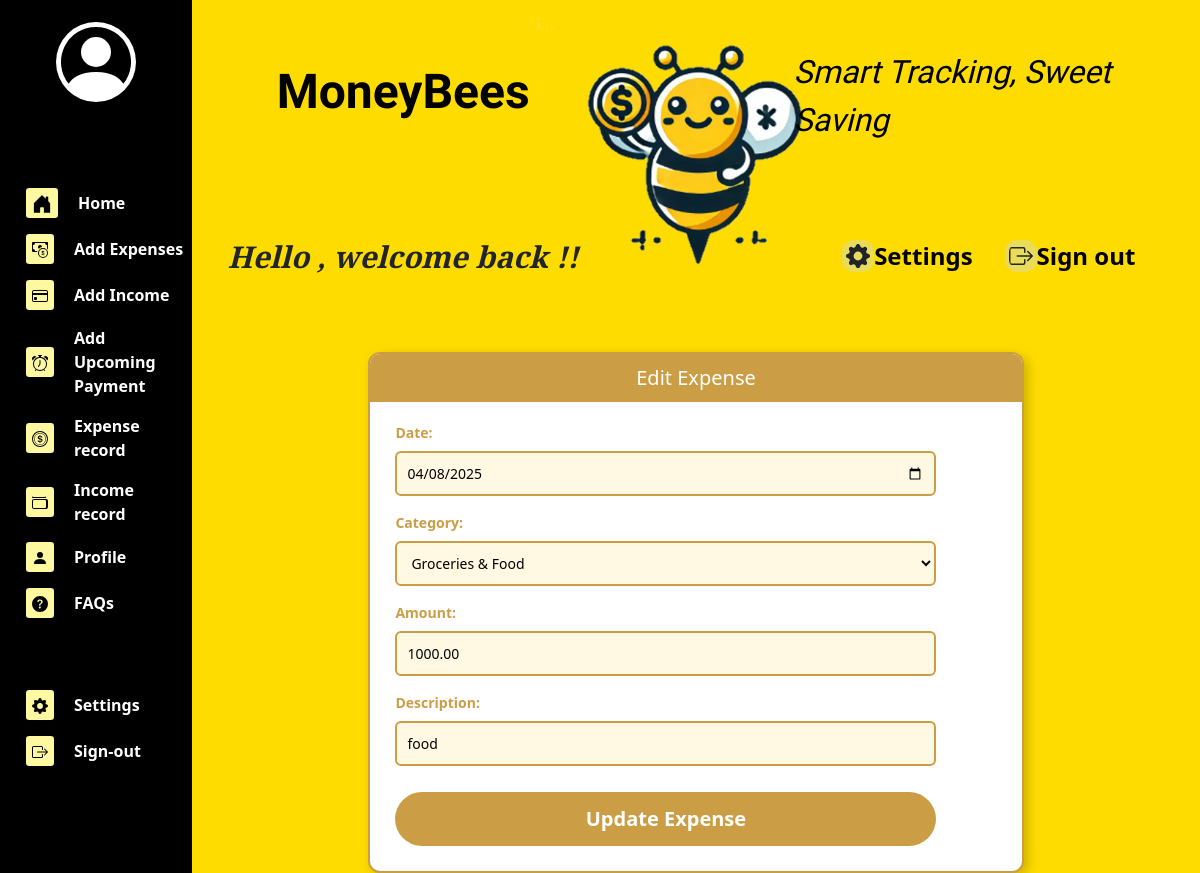
The page /finance/edit-expense/2/ on the database as committed earlier.
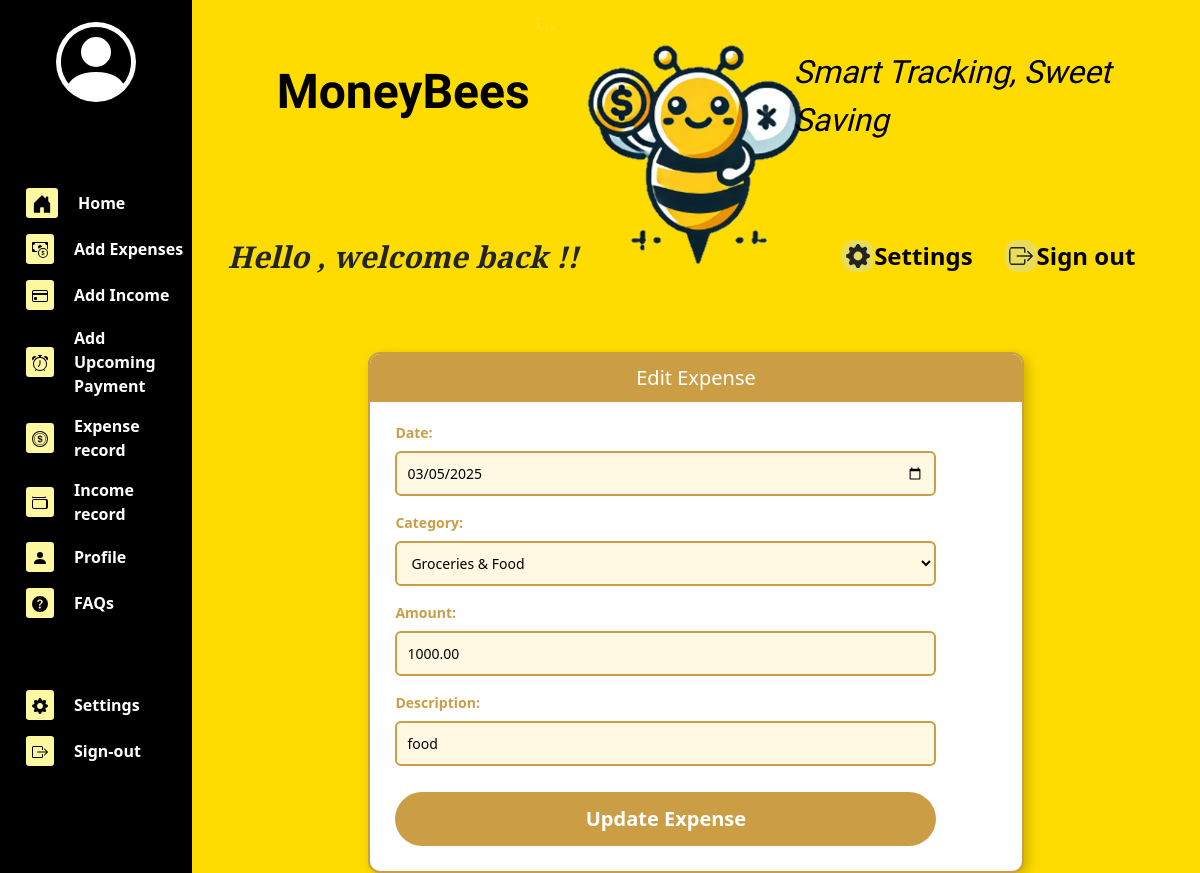
The same page on the database as committed later.
### finance/models.py (models this page shows, shortened)
class Expense(models.Model):
    id = models.AutoField(primary_key=True)
    user = models.ForeignKey(User, on_delete=models.CASCADE)
    category = models.ForeignKey(ExpenseCategory, on_delete=models.CASCADE)
    amount = models.DecimalField(max_digits=10, decimal_places=2, default=0.00)
    date = models.DateField()
    description = models.CharField(max_length=255, null=True, blank=True)
    currency = models.ForeignKey(
        Currency, to_field="currency", on_delete=models.SET_NULL, null=True)
    class Meta:
        verbose_name_plural = "expense"

### finance/views.py (the view)
# urls.py: path('edit-expense/<int:expense_id>/', edit_expense, name='edit_expense'),
def edit_expense(request, expense_id):
    exchange_rates = fetch_exchange_rates()
    expense = get_object_or_404(Expense, id=expense_id)
    if request.method == 'POST':
        expense_form = ExpenseForm(
            request.POST, instance=expense, exchange_rates=exchange_rates)
        if expense_form.is_valid():
            updated_expense = expense_form.save(commit=False)
            updated_expense.user = expense.user
            currency_code = request.POST.get('currency_display')
            if currency_code:
                currency, created = Currency.objects.get_or_create(
                    currency=currency_code)
                updated_expense.currency = currency
            updated_expense.save()
            return redirect('finance:expense_record')
    else:
        expense_form = ExpenseForm(
            instance=expense,
            initial={'user': expense.user},
            exchange_rates=exchange_rates
        )
    return render(request, 'finance/add_expense_income.html', {
        "show_topbar": True,
        "form": expense_form,
        "type": "expense",
        "is_edit": True,  # Flag to indicate we're editing, not adding
        "expense_id": expense_id  # Pass the expense ID to the template
    })

### finance/forms.py (shortened to what this page needs)
class ExpenseForm(forms.ModelForm):
    class Meta:
        model = Expense
        fields = ['date', 'category', 'amount', 'description',]
        widgets = {
            'date': forms.DateInput(attrs={'type': 'date', 'max': date.today().strftime('%Y-%m-%d')}),
            'amount': forms.NumberInput(attrs={'step': '0.01'}),
        }
    def __init__(self, *args, **kwargs):
        user = kwargs.pop('initial', {}).get('user', None)
        exchange_rates = kwargs.pop('exchange_rates', {})
        super().__init__(*args, **kwargs)
        self.fields['category'].queryset = ExpenseCategory.objects.all()
        if user and user.currency:
            self.fields['amount'].label = "Amount"

### finance/models.py (called while the page is built)
    def __str__(self):
        return self.name

### finance/services.py (called while the page is built)
def fetch_exchange_rates():
    api_key = settings.EXCHANGE_RATE_API_KEY
    url = f"http://api.exchangeratesapi.io/v1/latest?access_key={api_key}"
    try:
        response = requests.get(url)
        response.raise_for_status()  # Raise an exception for HTTP errors
        data = response.json()
        return {
            "success": data.get("success"),
            "timestamp": data.get("timestamp"),
            "base": data.get("base"),
            "date": data.get("date"),
            "rates": data.get("rates"),
        }
    except requests.exceptions.RequestException as e:
        logger.error(f"Failed to fetch exchange rates: {e}")
        return {}  # Return an empty dictionary in case of failure

### templates/finance/add_expense_income.html (shortened to what this page needs)
{% extends "finance/sidebar.html" %}
{% block style %}
{% load static %}
<link rel="stylesheet" href="{% static 'css/income_expense_input.css' %}">
{{ block.super }}
{% endblock %}
{% block main %}
<div class="form_container">
  <div class="add_income_expense">
    {% if type == "income" %}
      {% if is_edit %}
        <h2>Edit Income</h2>
        <form method="post" action="{% url 'finance:edit_income' income_id %}">
      {% else %}
        <h2>Add Income</h2>
        <form method="post" action="{% url 'finance:add_income' %}">
      {% endif %}
      {% csrf_token %}
      {{ form.as_p }}
      {% if is_edit %}
        <button type="submit" class="btn btn-primary">Update Income</button>
      {% else %}
        <button type="submit" class="btn btn-primary">Add Income</button>
      {% endif %}
      </form>
    {% else %}
      {% if is_edit %}
        <h2>Edit Expense</h2>
        <form method="post" action="{% url 'finance:edit_expense' expense_id %}">
      {% else %}
        <h2>Add Expense</h2>
        <form method="post" action="{% url 'finance:add_expense' %}">
      {% endif %}
      {{ form.as_p }}
      {% if is_edit %}
        <button type="submit" class="btn btn-primary">Update Expense</button>
      {% else %}
        <button type="submit" class="btn btn-primary">Add Expense</button>
      {% endif %}
      </form>
    {% endif %}
  </div>
</div>
{% endblock %}

### templates/finance/sidebar.html (shortened to what this page needs)
{% extends "base.html" %}
{% block style %}
  {% load static %}
  <link rel="stylesheet" href="{% static 'css/sidebar.css' %}">
{% endblock %}
{% block content %}
<div class="display" >
    <nav class="sidebar" >
        <div class="sidebar-profile">
            <svg  width="80" height="80" fill="currentColor" viewBox="0 0 16 16" style="margin:1rem">
                <path d="M11 6a3 3 0 1 1-6 0 3 3 0 0 1 6 0"/>
                <path fill-rule="evenodd" d="M0 8a8 8 0 1 1 16 0A8 8 0 0 1 0 8m8-7a7 7 0 0 0-5.468 11.37C3.242 11.226 4.805 10 8 10s4.757 1.225 5.468 2.37A7 7 0 0 0 8 1"/>
              </svg></br>
        </div>
        <ul >
            <li class="nav-item">
              <div class="icon-container">
              </div>
              <a class="nav-link active" href="/finance/home">Home</a>
            </li>
            <li class="nav-item">
              <div class="icon-container">
              </div>
              <a class="nav-link" href="/finance/add_expense">Add Expenses</a>
            </li>
            <li class="nav-item">
              <div class="icon-container">
              </div>
              <a class="nav-link" href="/finance/add_income">Add Income</a>
            </li>
            <li class="nav-item">
              <div class="icon-container">
              </div>
              <a class="nav-link"  href="/finance/upcomingExpense">Add Upcoming Payment</a>
            </li>
            <li class="nav-item">
              <div class="icon-container">
              </div>
              <a class="nav-link" href="/finance/expense-record">Expense record</a>
            </li>
            <li class="nav-item">
              <div class="icon-container">
              </div>
              <a class="nav-link" href="/finance/income-record">Income record</a>
            </li>
            <li class="nav-item">
              <div class="icon-container">
                <svg xmlns="http://www.w3.org/2000/svg" width="16" height="16" fill="currentColor" class="bi bi-person-fill" viewBox="0 0 16 16">
                  <path d="M3 14s-1 0-1-1 1-4 6-4 6 3 6 4-1 1-1 1zm5-6a3 3 0 1 0 0-6 3 3 0 0 0 0 6"/>
                </svg>
              </div>
              <a class="nav-link" href="/finance/profile">Profile</a>
            </li>
            <li class="nav-item">
              <div class="icon-container">
              </div>
              <a class="nav-link" href="/finance/faq">FAQs</a>
            </li>
            <li class="nav-item" style="margin-top: 72px;">
                <div class="icon-container">
                </div>
              <a class="nav-link" href="/finance/settings">Settings</a>
            </li>
            <li class="nav-item">
              <div class="icon-container">
              </div>
              <a class="nav-link" href="../../users/login">Sign-out</a>
            </li>
        </ul>
      </nav>
    <main class="main">
      {% if show_topbar %}
       {% include "finance/topbar.html" %}
      {% endif %}
      {% block main %} {% endblock %}
    </main>
</div>
{% endblock %}

### templates/base.html (shortened to what this page needs)
{% load static %}
<!DOCTYPE html>
<html lang="en">
  <head>
    <link
      href="https://cdn.jsdelivr.net/npm/bootstrap@5.2.3/dist/css/bootstrap.min.css"
      rel="stylesheet"
    />
    <link rel="stylesheet" href="{% static 'css/style.css' %}">
    {% block style %}{% endblock %}
  </head>
  <body>
    <div>
      {% block content %}{% endblock %}
    </div>
  </body>
</html>

### templates/finance/topbar.html (shortened to what this page needs)
{% load static %}
{% block style %}
  {% load static %}
  <link rel="stylesheet" href="{% static 'css/topbar.css' %}">
{% endblock %}
<div class="topbar">
    <h1 class="fw-bold mb-logo"> MoneyBees </h1>
    <img src="{% static 'images/moneybees.png' %}"   alt="Moneybees Logo" style="grid-row:span 2; width: 320px;" />
    <div class="mb-logo" style="font-size:2rem; font-style:italic">Smart Tracking, Sweet Saving</div>
    <div class="font1"> Hello {{user.firstname | capfirst}}, welcome back !!</div>
    <div class= "topbar-icon-container">
        <div class="topbar-icon">
            <a href="/finance/settings" class="nav-link" >Settings</a>
        </div>
        <div class="topbar-icon">
            <a href="/users/login" class="nav-link">Sign out</a>
        </div>
    </div>
</div>

### static/css/style.css (style rules this page uses)
* { margin: 0; padding: 0; box-sizing: border-box; }
form { width: 90%; }
label { margin: 10px 0 5px; font-size: 14px; }
.btn-primary { background-color: #FFDC00; color: black; font-size: 20px; font-weight: bold; padding: 12px; border: none; border-radius: 30px; cursor: pointer; margin-top: 10px; width: 100%; }

### static/css/income_expense_input.css (style rules this page uses)
.form_container { width: 100%; display: flex; justify-content: center; }
.add_income_expense { background-color: #FFF; border-radius: 12px; padding: 25px; width: 65%; box-shadow: 4px 4px 12px rgba(0, 0, 0, 0.2); border: 2px solid #CB9E46; text-align: center; }
.add_income_expense h2 { background-color: #CB9E46; color: white; padding: 12px; margin: -25px -25px 20px -25px; border-radius: 10px 10px 0 0; font-size: 20px; }
label { font-weight: bold; display: block; text-align: left; margin: 10px 0 5px; color: #CB9E46; }
input, select { width: 100%; padding: 10px; margin-top: 3px; border: 2px solid #CB9E46; border-radius: 6px; background-color: #FFF9E3; font-size: 14px; }
button { width: 100%; padding: 10px; margin-top: 15px; border: none; border-radius: 6px; font-size: 16px; font-weight: bold; cursor: pointer; transition: 0.3s ease; }
.btn-primary { background-color: #CB9E46; color: white; }

### static/css/sidebar.css (style rules this page uses)
.display { display: grid; grid-template-columns: 16% 1fr; grid-template-rows: auto 1fr; overflow: hidden; }
.sidebar { grid-column: 1; height: 100vh; background-color: #000000; color: white; padding: 6px; left: 0; top: 0; }
.sidebar ul { padding: 0; justify-self: center; margin-left: 20px; }
.sidebar ul li { margin-top: 16px; display: flex; align-items: center; font-weight: bold; }
.sidebar ul li a { color: white; text-decoration: none; }
.sidebar-profile { justify-items: center; align-items: center; height: 150px; margin-bottom: 32px; }
.main { grid-column: 2; background-color: #FFDC00; height: 100vh; overflow-y: scroll; scrollbar-width: none; }
.icon-container { background-color: #fef8a0; padding: 2px 6px 4px 6px; border-radius: 0.2rem; margin-right: 20px; color: black; }

### static/css/topbar.css (style rules this page uses)
.topbar { display: grid; grid-template-columns: 40% 20% 40%; grid-template-rows: 1fr 1fr; place-items: center; padding: 1rem; }
.mb-logo { font-family: 'Bagel Fat One', cursive; font-size: 3rem; color: #000; }
.font1 { font-family: "EB Garamond", serif; font-optical-sizing: auto; font-weight: bold; font-style: italic; font-size: 30px; }
.topbar-icon-container { display: flex; font-weight: bold; font-size: 24px; }
.topbar-icon { display: flex; padding: 1rem; align-items: center; }
.topbar-icon svg { background-color: #E9DC5A; padding: 4px; border-radius: 12px; }
.nav-link { text-decoration: none; color: black; }

Rows that differ between the two databases and show on the page:
changed Expense "Groceries & Food": date "04/08/2025" → "03/05/2025"
